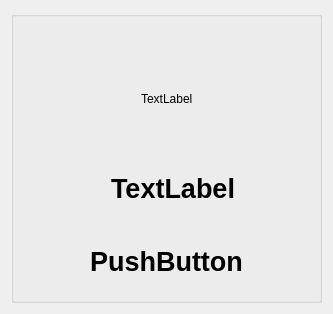
<?xml version="1.0" encoding="UTF-8"?>
<ui version="4.0">
 <class>SocketCard</class>
 <widget class="QWidget" name="SocketCard">
  <property name="geometry">
   <rect>
    <x>0</x>
    <y>0</y>
    <width>333</width>
    <height>314</height>
   </rect>
  </property>
  <property name="windowTitle">
   <string>Form</string>
  </property>
  <layout class="QVBoxLayout" name="verticalLayout" stretch="0">
   <item>
    <widget class="QGroupBox" name="groupBox">
     <layout class="QVBoxLayout" name="verticalLayout_2" stretch="0,0,0,1">
      <item>
       <layout class="QHBoxLayout" name="horizontalLayout">
        <property name="sizeConstraint">
         <enum>QLayout::SizeConstraint::SetDefaultConstraint</enum>
        </property>
        <item>
         <widget class="QLabel" name="label">
          <property name="maximumSize">
           <size>
            <width>60</width>
            <height>60</height>
           </size>
          </property>
          <property name="text">
           <string/>
          </property>
          <property name="pixmap">
           <pixmap resource="drawables.qrc">:/drawables/socket.png</pixmap>
          </property>
          <property name="scaledContents">
           <bool>true</bool>
          </property>
         </widget>
        </item>
       </layout>
      </item>
      <item>
       <layout class="QHBoxLayout" name="horizontalLayout_2">
        <item>
         <spacer name="horizontalSpacer">
          <property name="orientation">
           <enum>Qt::Orientation::Horizontal</enum>
          </property>
          <property name="sizeHint" stdset="0">
           <size>
            <width>40</width>
            <height>20</height>
           </size>
          </property>
         </spacer>
        </item>
        <item>
         <widget class="QLabel" name="lblName">
          <property name="text">
           <string>TextLabel</string>
          </property>
          <property name="alignment">
           <set>Qt::AlignmentFlag::AlignLeading|Qt::AlignmentFlag::AlignLeft|Qt::AlignmentFlag::AlignTop</set>
          </property>
         </widget>
        </item>
        <item>
         <spacer name="horizontalSpacer_2">
          <property name="orientation">
           <enum>Qt::Orientation::Horizontal</enum>
          </property>
          <property name="sizeHint" stdset="0">
           <size>
            <width>40</width>
            <height>20</height>
           </size>
          </property>
         </spacer>
        </item>
       </layout>
      </item>
      <item>
       <layout class="QHBoxLayout" name="horizontalLayout_4">
        <property name="bottomMargin">
         <number>10</number>
        </property>
        <item>
         <spacer name="horizontalSpacer_5">
          <property name="orientation">
           <enum>Qt::Orientation::Horizontal</enum>
          </property>
          <property name="sizeHint" stdset="0">
           <size>
            <width>40</width>
            <height>20</height>
           </size>
          </property>
         </spacer>
        </item>
        <item>
         <widget class="QLabel" name="label_2">
          <property name="sizePolicy">
           <sizepolicy hsizetype="Fixed" vsizetype="Fixed">
            <horstretch>0</horstretch>
            <verstretch>0</verstretch>
           </sizepolicy>
          </property>
          <property name="maximumSize">
           <size>
            <width>36</width>
            <height>36</height>
           </size>
          </property>
          <property name="text">
           <string/>
          </property>
          <property name="pixmap">
           <pixmap resource="drawables.qrc">:/drawables/watts.png</pixmap>
          </property>
          <property name="scaledContents">
           <bool>true</bool>
          </property>
         </widget>
        </item>
        <item>
         <widget class="QLabel" name="lblWatts">
          <property name="font">
           <font>
            <pointsize>20</pointsize>
            <bold>true</bold>
           </font>
          </property>
          <property name="text">
           <string>TextLabel</string>
          </property>
         </widget>
        </item>
        <item>
         <spacer name="horizontalSpacer_6">
          <property name="orientation">
           <enum>Qt::Orientation::Horizontal</enum>
          </property>
          <property name="sizeHint" stdset="0">
           <size>
            <width>40</width>
            <height>20</height>
           </size>
          </property>
         </spacer>
        </item>
       </layout>
      </item>
      <item>
       <layout class="QHBoxLayout" name="horizontalLayout_3">
        <item>
         <spacer name="horizontalSpacer_3">
          <property name="orientation">
           <enum>Qt::Orientation::Horizontal</enum>
          </property>
          <property name="sizeHint" stdset="0">
           <size>
            <width>40</width>
            <height>20</height>
           </size>
          </property>
         </spacer>
        </item>
        <item>
         <widget class="QPushButton" name="btnPower">
          <property name="minimumSize">
           <size>
            <width>0</width>
            <height>60</height>
           </size>
          </property>
          <property name="font">
           <font>
            <pointsize>20</pointsize>
            <bold>true</bold>
           </font>
          </property>
          <property name="styleSheet">
           <string notr="true">border-radius: 0px</string>
          </property>
          <property name="text">
           <string>PushButton</string>
          </property>
          <property name="icon">
           <iconset theme="QIcon::ThemeIcon::SystemShutdown"/>
          </property>
          <property name="iconSize">
           <size>
            <width>36</width>
            <height>36</height>
           </size>
          </property>
         </widget>
        </item>
        <item>
         <spacer name="horizontalSpacer_4">
          <property name="orientation">
           <enum>Qt::Orientation::Horizontal</enum>
          </property>
          <property name="sizeHint" stdset="0">
           <size>
            <width>40</width>
            <height>20</height>
           </size>
          </property>
         </spacer>
        </item>
       </layout>
      </item>
     </layout>
    </widget>
   </item>
  </layout>
 </widget>
 <resources>
  <include location="drawables.qrc"/>
 </resources>
 <connections/>
</ui>
